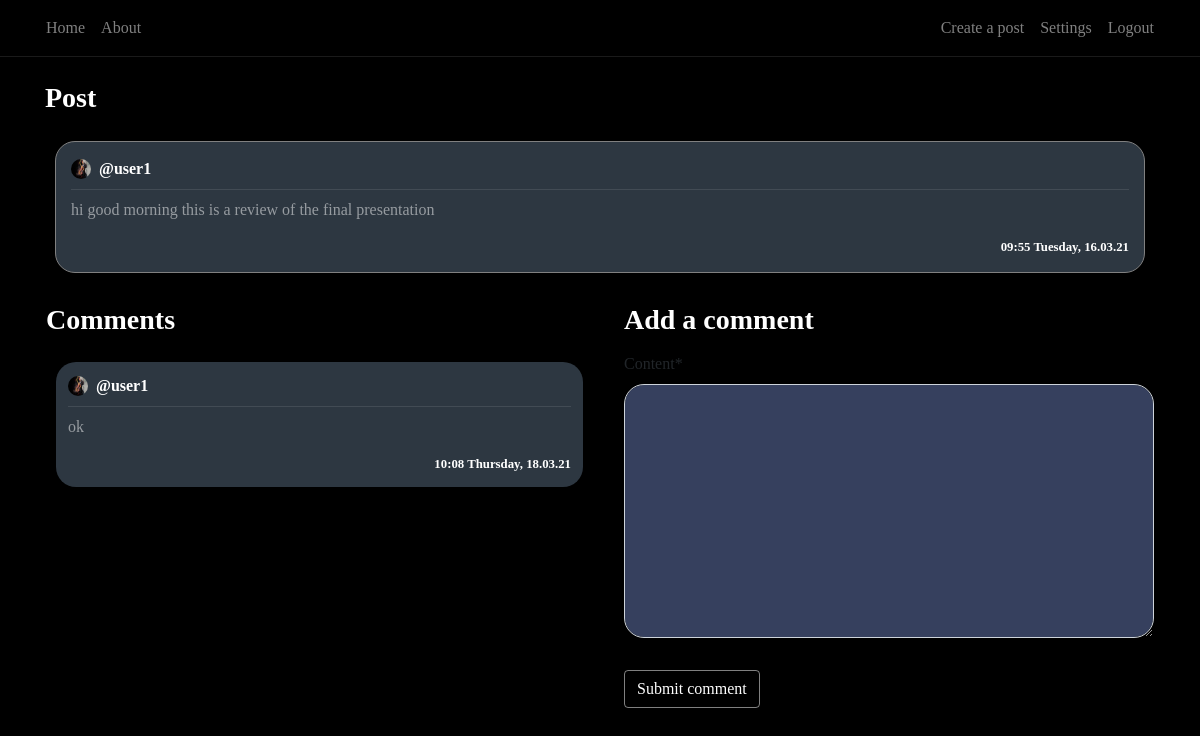
The page /post/9/ (signed in) on the database its author committed.
### blog/models.py (models this page shows, shortened)
class Post(models.Model):
    content = models.TextField(max_length=1000)
    date_posted = models.DateTimeField(default=timezone.now)
    author = models.ForeignKey(User, on_delete=models.CASCADE)
    likes= models.IntegerField(default=0)
    dislikes= models.IntegerField(default=0)

class Comment(models.Model):
    content = models.TextField(max_length=150)
    date_posted = models.DateTimeField(default=timezone.now)
    author = models.ForeignKey(User, on_delete=models.CASCADE)
    post_connected = models.ForeignKey(Post, on_delete=models.CASCADE)

### users/models.py (models this page shows, shortened)
class Profile(models.Model):
    user = models.OneToOneField(User, on_delete=models.CASCADE)
    image = models.ImageField(default='default.png', upload_to='profile_pics')

### blog/views.py (the view)
# urls.py: path('post/<int:pk>/', PostDetailView.as_view(), name='post-detail'),
class PostDetailView(DetailView):
    model = Post
    template_name = 'blog/post_detail.html'
    context_object_name = 'post'
    def get_context_data(self, **kwargs):
        data = super().get_context_data(**kwargs)
        comments_connected = Comment.objects.filter(post_connected=self.get_object()).order_by('-date_posted')
        data['comments'] = comments_connected
        data['form'] = NewCommentForm(instance=self.request.user)
        return data
    def post(self, request, *args, **kwargs):
        new_comment = Comment(content=request.POST.get('content'),
                              author=self.request.user,
                              post_connected=self.get_object())
        new_comment.save()
        return self.get(self, request, *args, **kwargs)

### blog/forms.py
class NewCommentForm(forms.ModelForm):
    class Meta:
        model = Comment
        fields = ['content']

### blog/templates/blog/post_detail.html (shortened to what this page needs)
{% extends "blog/base.html" %}
{% load crispy_forms_tags %}
{% block content %}
<div class="container">
    <h3 class="white-important mb-3">
        Post
    </h3>
   <article class="media content-section">
        <div style="width: 100%; word-break: break-all;" class="hovered-tweet-comment">
            <div class="pb-2 row m-0 " style="width: 100%; margin-right: 0 !important;">
               <div
                       style="padding-left: 0px !important;"
                       class="col-8 no-padding d-flex align-items-center">
                   <img
                       class="rounded-circle mr-2"
                       style="width: 20px; height: 20px;"
                       src="{{ post.author.profile.image.url }}">
                   <a class="mr-2 white-important" href="{% url 'user-posts' post.author %}">
                       {{ post.author }}
                   </a>
               </div>
               <div class="col-4 d-flex flex-row-reverse no-padding align-items-center"
                    style="padding-right: 0 !important;">
               </div>
           </div>
            <div
                    class="mb-2 "
                    style="width: 100%; height: 1px; background-color: rgba(255, 255, 255, 0.1)"></div>
            <a style="color: rgba(255, 255, 255, 0.5) !important;">
                <p>
                    {{ post.content }}
                </p>
                <small
                    class="white-important d-flex full-width flex-row-reverse">
                    {{ post.date_posted | date:"H:i l, d.m.y" }}
                </small>
            </a>
        </div>
   </article>
    <div class="row pl-3">
        <div class="col-12 col-md-6 pl-0">
         <h3 class="white-important mb-3">
             Comments
         </h3>
        {% for comment in comments %}
            <article class="media content-section">
                <div style="width: 100%; word-break: break-all;" class="hovered-tweet-comment-in">
                <div class="pb-2 row m-0" style="width: 100%; margin-right: 0 !important;">
                   <div
                           style="padding-left: 0px !important;"
                           class="col-8 no-padding d-flex align-items-center">
                       <img
                           class="rounded-circle mr-2"
                           style="width: 20px; height: 20px;"
                           src="{{ comment.author.profile.image.url }}">
                       <a class="mr-2 white-important" href="{% url 'user-posts' comment.author.username %}">
                           {{ comment.author }}
                       </a>
                   </div>
               </div>
                <div
                        class="mb-2"
                        style="width: 100%; height: 1px; background-color: rgba(255, 255, 255, 0.1)"></div>
                <a style="color: rgba(255, 255, 255, 0.5) !important;">
                    <p>
                        {{ comment.content }}
                    </p>
                    <small
                        class="white-important d-flex full-width flex-row-reverse">
                        {{ comment.date_posted | date:"H:i l, d.m.y" }}
                    </small>
                </a>
            </div>
            </article>
        {% endfor %}
        </div>
        {% if user is not None %}
            <div class="col-12 col-md-6 pl-0 pl-md-3 pr-3">
                <h3 class="white-important mb-3">
                    Add a comment
                </h3>
                <form method="POST">
                    <fieldset class="form-group">
                        {{ form | crispy }}
                    </fieldset>
                    <div class="form-group">
                        <button class="btn btn-outline-secondary" type="submit">Submit comment</button>
                    </div>
                </form>
            </div>
        {% endif %}
    </div>
  </div>
{% endblock content %}

### blog/static/blog/main.css (style rules this page uses)
:root { --muted-color: rgba(255, 255, 255, 0.5); }
h1, h2, h3, h4, h5, h6 { color: var(--muted-color); }
.content-section { padding: 10px 10px; margin-bottom: 20px; }
.no-padding { padding: 0 !important; }
a { color: white; text-underline: none; text-decoration: none !important; }
article { border-radius: 2px; }
.white-important { color: white; font-weight: bold; }
.full-width { width: 100% }
.form-control { background-color: #36405e !important; color: var(--muted-color) !important; box-shadow: 0 0 0 0 !important; border-radius: 20px !important; }
.btn-outline-secondary { border-color: rgba(255, 255, 255, 0.5); color: white !important; }
.hovered-tweet-comment { background-color: #2d3741 !important; padding:15px; border-radius: 20px; border:1px solid grey; }
.hovered-tweet-comment-in { background-color: #2d3741 !important; padding:12px; border-radius: 20px; }

### blog/static/blog/style.css (style rules this page uses)
body { font-family:bahnschrift; height: 100vh; margin: 0; padding: 0; }

### rows shown on the page
Post: author.profile.image (picture), author "@user1", content "hi good morning this is a review of the final presentation", date_posted "09:55 Tuesday, 16.03.21"
Comment: author.profile.image (picture), author "@user1", content "ok", date_posted "10:08 Thursday, 18.03.21"
